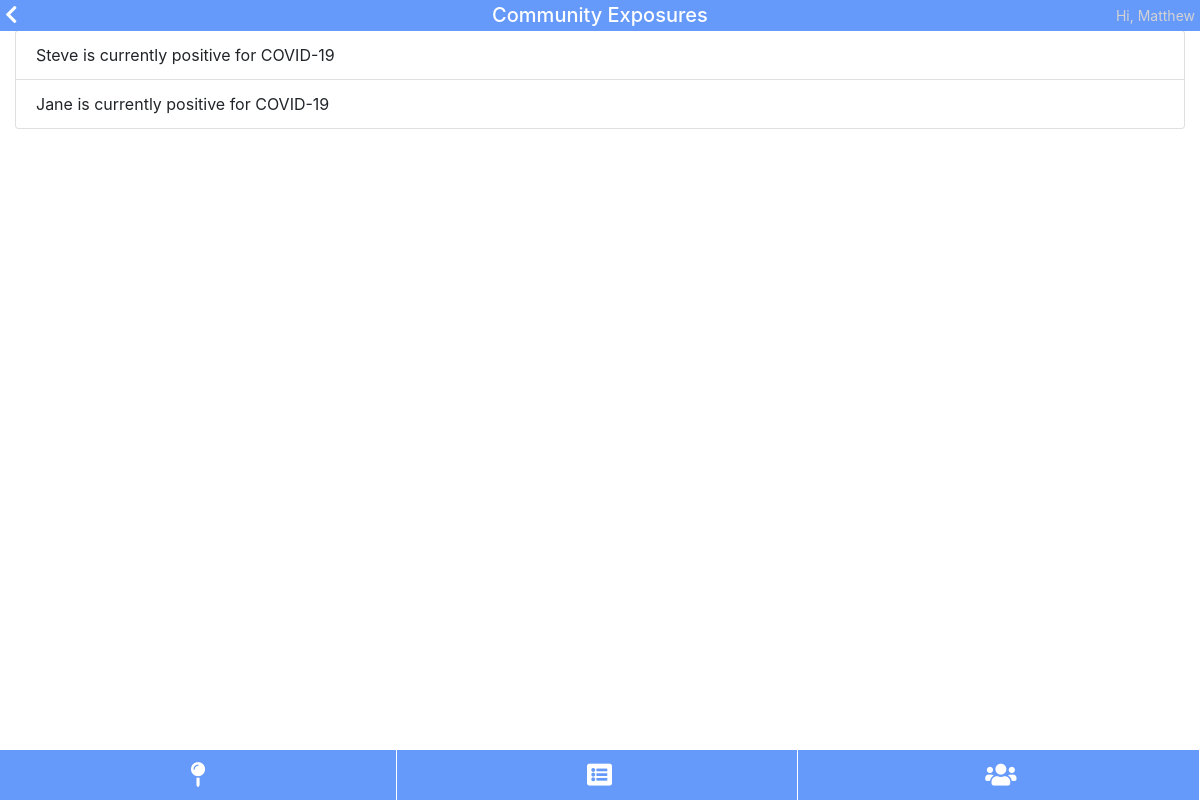
The page /community-exposures (signed in) on the database its author committed.
### tables this page shows
CREATE TABLE users (id INTEGER PRIMARY KEY, username varchar(255), Password varchar(255));

CREATE TABLE people (id INTEGER PRIMARY KEY, user_id INTEGER, first varchar(255), last varchar(255));

### pages.py (the view)
@pages.route('/community-exposures')
@flask_login.login_required
def pages_communityExposures():
	data = {}
	data['title'] = "Community Exposures"
	data['statuses'] = db.get_db().query(f"""
		select * from (
			select id, person_id, result, max(timestamp)
				from tests
				group by person_id)
		join people
			on person_id = people.id
		where result=1""")
	return render_template('pages/community-exposures.html', data=data)

### database.py (called while the page is built)
	def get_db():
		try:
			db = getattr(g, '_database', None)
		except NameError:
			db = Database()
			g = lambda: None #funny syntax that lets me set an attribute on global g
			setattr(g, '_database', db)
		return db

	def query(self, sql, parameters=[]):
		c = self.conn.cursor()
		c.execute(sql, parameters)
		self.conn.commit()
		return c.fetchall()

### main.py (called while the page is built)
@app.teardown_appcontext
def close_connection(exception):
	try:
		db = getattr(g, '_database', None)
		db.close()
	except NameError:
		pass

@login_manager.user_loader
def load_user(id):
	res = db.get_db().query("select * from users where id='" + str(id) + "'")
	if len(res) == 1:
		user = User(res[0][0], res[0][1])
		user.is_authenticated = True
		return user
	else:
		return None

### templates/pages/community-exposures.html
{% extends "pages/base.html" %}
{% block content %}
<div class="list-group">
	{% for stat in data.statuses %}
		<div class="list-group-item">
		{{ stat[6] }} is currently positive for COVID-19
		</div>
	{% endfor %}
</div>
{% endblock %}

### templates/pages/base.html (shortened to what this page needs)
<!DOCTYPE html5>
<html>
<head>
	<link rel="stylesheet" href="https://stackpath.bootstrapcdn.com/bootstrap/4.3.1/css/bootstrap.min.css">
	<link rel="stylesheet" href="https://use.fontawesome.com/releases/v5.7.0/css/all.css">
	<link rel="stylesheet" href="{{ url_for('static', filename='css/global.css') }}">
</head>
<body>
	<div id="header">
		<span>Hi, {{current_user.username}}</span>
		{% if data.menu %}
			<i onclick="toggleNav()" class="fas fa-bars"></i>
		{% else %}
			<a href="{{ url_for('pages.pages_home') }}">
				<i class="fas fa-chevron-left"></i>
			</a>
		{% endif %}
		<h1>{{ data.title }}</h1>
	</div>
	<div class="header-spacer"></div>
	<div class="content">
	{% block content %}{% endblock %}
	</div>
	<div class="footer-spacer"></div>
	<div id="tabs">
		<a href="{{ url_for('pages.pages_locations') }}">
			<i class="fa fa-map-pin" aria-hidden="true"></i>
		</a>
		<a href="{{ url_for('pages.pages_testReports') }}">
			<i class="fa fa-list-alt" aria-hidden="true"></i>
		</a>
		<a href="{{ url_for('pages.pages_familyManager') }}">
			<i class="fa fa-users" aria-hidden="true"></i>
		</a>
	</div>
</body>
</html>

### public/css/global.css (style rules this page uses)
body { margin: 0; }
#header { position: fixed; width: 100%; z-index: 2; padding-top: 5px; padding-bottom: 5px; background-color: #6599fa; color: white; }
.header-spacer { height: 30px; }
#header h1 { font-size: 20px; line-height: 20px; width: max-content; margin-left: auto; margin-right: auto; margin-bottom: 0px; }
#header i { float: left; margin-left: 5px; font-size: 20px; }
#header > span { float: right; margin-right: 5px; font-size: 14px; color: lightgray; }
a { color: unset; }
#tabs { position: fixed; bottom: 0; height: 50px; width: 100%; background-color: #6599fa; }
#tabs a { display: inline-block; height: 100%; width: calc(100% / 3 - 3px); text-align: center; border-right: 1px solid white; color: white; }
#tabs i { font-size: 25px; line-height: 50px; }
.footer-spacer { height: 70px; }
.list-group { margin-left: 15px; margin-right: 15px; }

### rows shown on the page
users: username "Matthew"
people: first "Steve"
people: first "Jane"

### other values the page prints
{{ data.title }} "Community Exposures"
